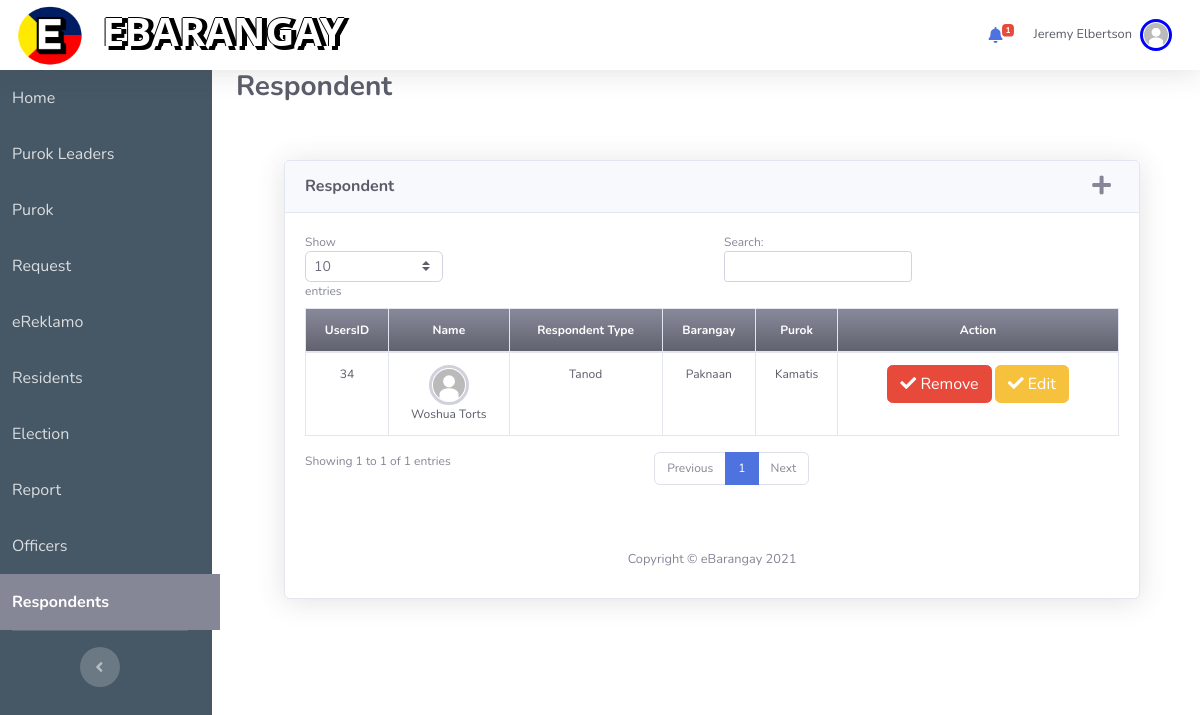
The app's page /respondent.php (signed in), older data.
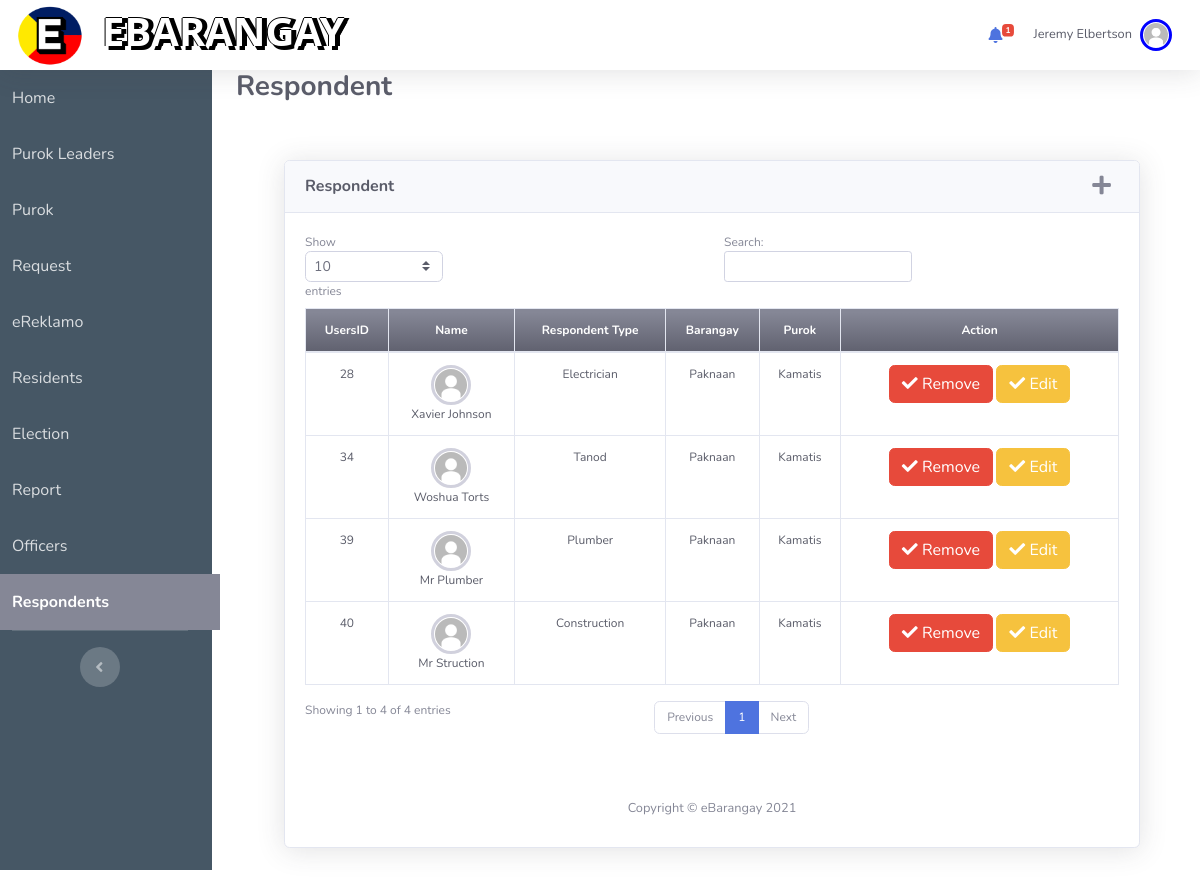
The same page, newer data.
### tables this page shows
CREATE TABLE `users` (
  `UsersID` int(11) NOT NULL,
  `Firstname` varchar(50) NOT NULL,
  `Middlename` varchar(50) DEFAULT NULL,
  `Lastname` varchar(50) NOT NULL,
  `dateofbirth` varchar(50) NOT NULL,
  `civilStat` varchar(50) NOT NULL,
  `emailAdd` varchar(50) NOT NULL,
  `username` varchar(50) NOT NULL,
  `usersPwd` varchar(255) DEFAULT NULL,
  `userGender` varchar(50) DEFAULT NULL,
  `userType` varchar(50) DEFAULT NULL,
  `profile_pic` varchar(129) DEFAULT NULL,
  `userBarangay` varchar(50) DEFAULT NULL,
  `userPurok` varchar(50) DEFAULT NULL,
  `phoneNum` varchar(20) DEFAULT NULL,
  `teleNum` varchar(20) DEFAULT NULL,
  `VerifyStatus` varchar(20) NOT NULL DEFAULT 'Pending',
  `userCity` varchar(30) NOT NULL DEFAULT 'None',
  `Status` varchar(20) NOT NULL DEFAULT 'Active',
  `isRenting` varchar(20) DEFAULT 'False',
  `landlordName` varchar(50) DEFAULT 'None',
  `landlordContact` varchar(50) DEFAULT 'NONE',
  `barangayPos` varchar(50) DEFAULT 'None',
  `userAddress` varchar(50) DEFAULT NULL,
  `userHouseNum` varchar(50) DEFAULT NULL
);

### respondent.php (the view, shortened to what the changed rows need)
<?php include 'header.php'; ?>
<div class="col d-flex flex-column px-4">
<div class="container p-4">
    <?php if($_SESSION["barangayPos"] != "None"): ?>
        <div class="card shadow mb-4 m-4">
            <div class="card-header py-3 d-flex justify-content-between">
                <h6 class="m-0 font-weight-bold text-dark">Respondent</h6>
            </div>
            <div class="card-body" style="font-size: 75%">
                <div class="table-responsive">
                    <table class="table table-bordered text-center text-dark"
                        id="dataTable" width="100%" cellspacing="0" cellpadding="0">
                        <thead >
                            <tr class="bg-gradient-secondary text-white">
                                <th>eReklamo ID</th>
                                <th>Name</th>
                                <th>Reklamo Type</th>
                                <th>Details</th>
                                <th>Street Address</th>
                                <th>House Number</th>
                                <th>Status</th>
                                <th>Action</th>
                            </tr>
                        </thead>
                        <tbody>
                            <?php
                                if($_SESSION['barangayPos'] == 'Tanod'){
                                    $reklamoType = "Resident";
                                }
                                elseif($_SESSION['barangayPos'] == 'Electrician'){
                                    $reklamoType = "Kuryente";
                                }
                                elseif($_SESSION['barangayPos'] == 'Plumber'){
                                    $reklamoType = "Tubig";
                                }
                                elseif($_SESSION['barangayPos'] == 'Construction'){
                                    $reklamoType = "Kalsada";
                                }
                                $requests = $conn->query("SELECT ereklamo.*, concat(users.Firstname, ' ', users.Lastname)
                                as name, DATE_FORMAT(createdOn, '%m/%d/%Y %h:%i %p') as createdDate,
                                DATE_FORMAT(checkedOn, '%m/%d/%Y %h:%i %p')
                                as checkedDate, users.userType, users.profile_pic, users.userAddress, users.userHouseNum
                                FROM ereklamo
                                INNER JOIN users
                                ON ereklamo.UsersID=users.UsersID
                                WHERE ereklamo.status='Respondents sent'
                                AND ereklamo.reklamoType='{$reklamoType}'
                                AND ereklamo.barangay='{$_SESSION['userBarangay']}'
                                AND ereklamo.purok='{$_SESSION['userPurok']}'");
                                while($row=$requests->fetch_assoc()):
                                    if($row["userType"] == "Admin"){
                                        continue;
                                    }
                            ?>
                            <tr>
                                <td><?php echo $row["ReklamoID"] ?></td>
                                <td>
                                    <img class="img-profile rounded-circle <?php
                                        if($row["userType"] == "Resident"){
                                            echo "img-res-profile";
                                        }
                                        elseif($row["userType"] == "Purok Leader"){
                                            echo "img-purokldr-profile";
                                        }
                                        elseif($row["userType"] == "Captain"){
                                            echo "img-capt-profile";
                                        }
                                        elseif($row["userType"] == "Secretary"){
                                            echo "img-sec-profile";
                                        }
                                        elseif($row["userType"] == "Treasurer"){
                                            echo "img-treas-profile";
                                        }
                                        elseif($row["userType"] == "Admin"){
                                            echo "img-admin-profile";
                                        }
                                    ?>" src="img/<?php echo $row["profile_pic"] ?>" width="40" height="40"/>
                                    <br>
                                    <?php echo $row["name"] ?>
                                </td>
                                <td><?php echo $row["reklamoType"] ?></td>
                                <td><?php echo $row["detail"] ?></td>
                                <td><?php echo $row["userAddress"] ?></td>
                                <td><?php echo $row["userHouseNum"] ?></td>
                                <td><?php if($row["status"] != NULL){echo $row["status"];} else{echo "Pending";} ?></td>
                                <td><a href="includes/ereklamo.inc.php?resolvedID=<?php echo $row['ReklamoID'] ?>"><button type="button" class="btn btn-success" href=""><i class="fas fa-check"></i> Resolve</button></a></td>
                            </tr>
                            <?php endwhile; ?>
                        </tbody>
                    </table>
                </div>
            </div>
        </div>
    <?php elseif($_SESSION['userType'] == 'Captain' || $_SESSION['userType'] == 'Purok Leader'): ?>
    <div class="card shadow mb-4 m-4">
            <div class="card-header py-3 d-flex justify-content-between">
                <h6 class="m-0 font-weight-bold text-dark">Respondent</h6>
                <a class="fas fa-plus fa-lg mr-2 text-gray-600 add_respondent" href="javascript:void(0)"></a>
            </div>
            <div class="card-body" style="font-size: 75%">
                <div class="table-responsive">
                    <table class="table table-bordered text-center text-dark"
                        id="dataTable" width="100%" cellspacing="0" cellpadding="0">
                        <thead >
                            <tr class="bg-gradient-secondary text-white">
                                <th>UsersID</th>
                                <th>Name</th>
                                <th>Respondent Type</th>
                                <th>Barangay</th>
                                <th>Purok</th>
                                <th>Action</th>
                            </tr>
                        </thead>
                        <tbody>
                            <?php
                                $requests = $conn->query("SELECT *, concat(users.Firstname, ' ', users.Lastname)
                                as name FROM users WHERE barangayPos != 'None' AND userBarangay='{$_SESSION['userBarangay']}'
                                AND userPurok='{$_SESSION['userPurok']}';");
                                while($row=$requests->fetch_assoc()):
                            ?>
                            <tr>
                                <td><?php echo $row["UsersID"] ?></td>
                                <td>
                                    <img class="img-profile rounded-circle <?php
                                        if($row["userType"] == "Resident"){
                                            echo "img-res-profile";
                                        }
                                        elseif($row["userType"] == "Purok Leader"){
                                            echo "img-purokldr-profile";
                                        }
                                        elseif($row["userType"] == "Captain"){
                                            echo "img-capt-profile";
                                        }
                                        elseif($row["userType"] == "Secretary"){
                                            echo "img-sec-profile";
                                        }
                                        elseif($row["userType"] == "Treasurer"){
                                            echo "img-treas-profile";
                                        }
                                        elseif($row["userType"] == "Admin"){
                                            echo "img-admin-profile";
                                        }
                                    ?>" src="img/<?php echo $row["profile_pic"] ?>" width="40" height="40"/>
                                    <br>
                                    <?php echo $row["name"] ?>
                                </td>
                                <td><?php echo $row["barangayPos"] ?></td>
                                <td><?php echo $row["userBarangay"] ?></td>
                                <td><?php echo $row["userPurok"] ?></td>
                                <td>
                                    <button type="button" class="btn btn-danger remove_respondent" data-id="<?php echo $row["UsersID"] ?>"><i class="fas fa-check"></i> Remove</button>
                                    <button type="button" class="btn btn-warning edit_respondent" data-id="<?php echo $row["UsersID"] ?>"><i class="fas fa-check"></i> Edit</button></td>
                            </tr>
                        <?php endwhile; ?>
                </tbody>
            </table>
        </div>
    </div>
    <?php endif; ?>
    <?php include_once 'footer.php' ?>

Row changes from the older to the newer data that the page shows:
now on this page (row edited): users: UsersID "28", profile_pic (picture), name "Xavier Johnson", barangayPos "Electrician", userBarangay "Paknaan", userPurok "Kamatis"
added users: UsersID "39", profile_pic (picture), name "Mr Plumber", barangayPos "Plumber", userBarangay "Paknaan", userPurok "Kamatis"
added users: UsersID "40", profile_pic (picture), name "Mr Struction", barangayPos "Construction", userBarangay "Paknaan", userPurok "Kamatis"
Text that changed along with them:
text written by a page script: "Show entries Search: Showing 1 to 1 of 1 entries Previous 1 Next" → "Show entries Search: Showing 1 to 4 of 4 entries Previous 1 Next"
